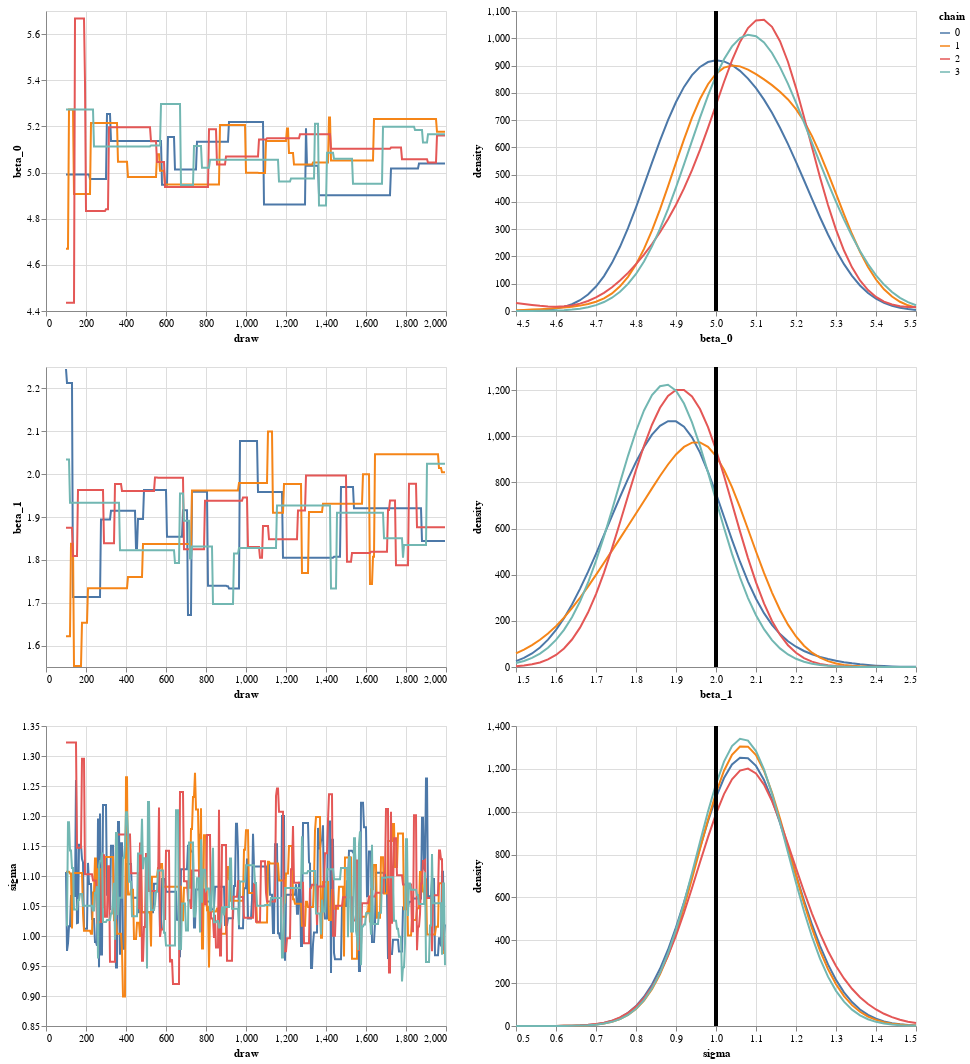

The cell this chart's notebook holds for it:
### Code cell
summary_chart

### Figure 1 — Vega-Lite specification as saved in the notebook (floating-point values rounded to 4 significant figures; data arrays with more than 128 entries replaced by an {"elided": "..."} marker saying what was removed)
{"$schema": "https://vega.github.io/schema/vega-lite/v4.17.0.json", "config": {"view": {"continuousHeight": 300, "continuousWidth": 400}}, "datasets": {"data-dbea507afa14a8af3b1b1ec7d576b36b": {"elided": "1520 records"}}, "vconcat": [{"data": {"name": "data-dbea507afa14a8af3b1b1ec7d576b36b"}, "hconcat": [{"encoding": {"color": {"field": "chain", "type": "nominal"}, "x": {"field": "draw", "type": "quantitative"}, "y": {"field": "beta_0", "scale": {"zero": false}, "type": "quantitative"}}, "mark": "line"}, {"layer": [{"encoding": {"color": {"field": "chain", "type": "nominal"}, "x": {"field": "value", "title": "beta_0", "type": "quantitative"}, "y": {"field": "density", "type": "quantitative"}}, "mark": "line", "transform": [{"bandwidth": 0.1, "counts": true, "density": "beta_0", "extent": [4.5, 5.5], "groupby": ["chain"], "steps": 50}]}, {"encoding": {"x": {"datum": 5}}, "mark": {"size": 3, "type": "rule"}}]}]}, {"data": {"name": "data-dbea507afa14a8af3b1b1ec7d576b36b"}, "hconcat": [{"encoding": {"color": {"field": "chain", "type": "nominal"}, "x": {"field": "draw", "type": "quantitative"}, "y": {"field": "beta_1", "scale": {"zero": false}, "type": "quantitative"}}, "mark": "line"}, {"layer": [{"encoding": {"color": {"field": "chain", "type": "nominal"}, "x": {"field": "value", "title": "beta_1", "type": "quantitative"}, "y": {"field": "density", "type": "quantitative"}}, "mark": "line", "transform": [{"bandwidth": 0.1, "counts": true, "density": "beta_1", "extent": [1.5, 2.5], "groupby": ["chain"], "steps": 50}]}, {"encoding": {"x": {"datum": 2}}, "mark": {"size": 3, "type": "rule"}}]}]}, {"data": {"name": "data-dbea507afa14a8af3b1b1ec7d576b36b"}, "hconcat": [{"encoding": {"color": {"field": "chain", "type": "nominal"}, "x": {"field": "draw", "type": "quantitative"}, "y": {"field": "sigma", "scale": {"zero": false}, "type": "quantitative"}}, "mark": "line"}, {"layer": [{"encoding": {"color": {"field": "chain", "type": "nominal"}, "x": {"field": "value", "title": "sigma", "type": "quantitative"}, "y": {"field": "density", "type": "quantitative"}}, "mark": "line", "transform": [{"bandwidth": 0.1, "counts": true, "density": "sigma", "extent": [0.5, 1.5], "groupby": ["chain"], "steps": 50}]}, {"encoding": {"x": {"datum": 1}}, "mark": {"size": 3, "type": "rule"}}]}]}]}
